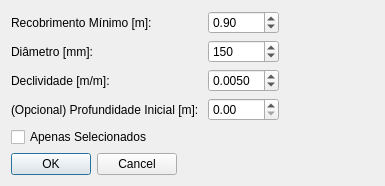
<?xml version="1.0" encoding="UTF-8"?>
<ui version="4.0">
 <class>recobrimento_dialog</class>
 <widget class="QDialog" name="recobrimento_dialog">
  <property name="geometry">
   <rect>
    <x>0</x>
    <y>0</y>
    <width>385</width>
    <height>183</height>
   </rect>
  </property>
  <property name="windowTitle">
   <string>saniBID RedBasica</string>
  </property>
  <layout class="QFormLayout" name="formLayout_2">
   <item row="0" column="0">
    <layout class="QGridLayout" name="gridLayout">
     <item row="0" column="0">
      <widget class="QLabel" name="label">
       <property name="text">
        <string>Recobrimento Mínimo [m]: </string>
       </property>
      </widget>
     </item>
     <item row="0" column="1">
      <widget class="QgsDoubleSpinBox" name="qdsbRecobrimento">
       <property name="minimum">
        <double>0.000000000000000</double>
       </property>
       <property name="singleStep">
        <double>0.100000000000000</double>
       </property>
       <property name="value">
        <double>0.900000000000000</double>
       </property>
      </widget>
     </item>
     <item row="1" column="0">
      <widget class="QLabel" name="label_2">
       <property name="text">
        <string>Diâmetro [mm]: </string>
       </property>
      </widget>
     </item>
     <item row="1" column="1">
      <widget class="QgsDoubleSpinBox" name="qdsbDiamentro">
       <property name="decimals">
        <number>0</number>
       </property>
       <property name="minimum">
        <double>0.000000000000000</double>
       </property>
       <property name="maximum">
        <double>100000.000000000000000</double>
       </property>
       <property name="singleStep">
        <double>50.000000000000000</double>
       </property>
       <property name="value">
        <double>150.000000000000000</double>
       </property>
      </widget>
     </item>
     <item row="2" column="0">
      <widget class="QLabel" name="label_3">
       <property name="text">
        <string>Declividade [m/m]: </string>
       </property>
      </widget>
     </item>
     <item row="2" column="1">
      <widget class="QgsDoubleSpinBox" name="qdsbDeclividade">
       <property name="decimals">
        <number>4</number>
       </property>
       <property name="minimum">
        <double>0.000000000000000</double>
       </property>
       <property name="singleStep">
        <double>0.000500000000000</double>
       </property>
       <property name="value">
        <double>0.005000000000000</double>
       </property>
      </widget>
     </item>
     <item row="3" column="0">
      <widget class="QLabel" name="label_4">
       <property name="text">
        <string>(Opcional) Profundidade Inicial [m]: </string>
       </property>
      </widget>
     </item>
     <item row="3" column="1">
      <widget class="QgsDoubleSpinBox" name="qdsbProfundidade"/>
     </item>
     <item row="4" column="0">
      <widget class="QCheckBox" name="cbSelecionados">
       <property name="text">
        <string>Apenas Selecionados</string>
       </property>
      </widget>
     </item>
    </layout>
   </item>
   <item row="1" column="0">
    <widget class="QDialogButtonBox" name="buttonBox">
     <property name="orientation">
      <enum>Qt::Horizontal</enum>
     </property>
     <property name="standardButtons">
      <set>QDialogButtonBox::Cancel|QDialogButtonBox::Ok</set>
     </property>
    </widget>
   </item>
  </layout>
 </widget>
 <customwidgets>
  <customwidget>
   <class>QgsDoubleSpinBox</class>
   <extends>QDoubleSpinBox</extends>
   <header>qgsdoublespinbox.h</header>
  </customwidget>
 </customwidgets>
 <resources/>
 <connections>
  <connection>
   <sender>buttonBox</sender>
   <signal>accepted()</signal>
   <receiver>recobrimento_dialog</receiver>
   <slot>accept()</slot>
   <hints>
    <hint type="sourcelabel">
     <x>248</x>
     <y>254</y>
    </hint>
    <hint type="destinationlabel">
     <x>157</x>
     <y>274</y>
    </hint>
   </hints>
  </connection>
  <connection>
   <sender>buttonBox</sender>
   <signal>rejected()</signal>
   <receiver>recobrimento_dialog</receiver>
   <slot>reject()</slot>
   <hints>
    <hint type="sourcelabel">
     <x>316</x>
     <y>260</y>
    </hint>
    <hint type="destinationlabel">
     <x>286</x>
     <y>274</y>
    </hint>
   </hints>
  </connection>
 </connections>
</ui>
